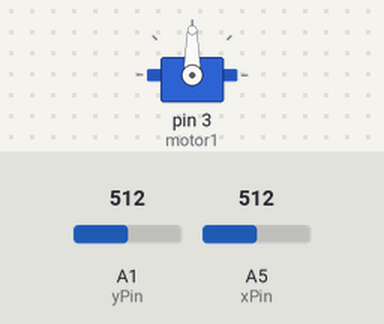
Simulated run of this sketch. Board: Arduino Uno, built with avr-gcc and run on an emulated ATmega328P. On the bench: servo. The test bench sets the inputs (shaded band); at power-on: A1 (yPin) = 512, A5 (xPin) = 512.

Above: at 1.2 s.
1.3 s: A1 (yPin) set to 716
At 2.2 s:
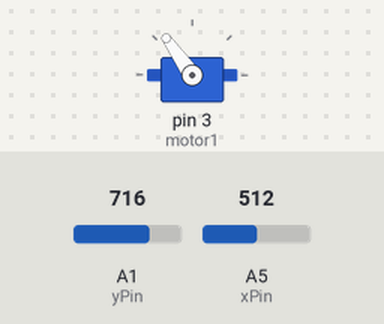
2.8 s: A1 (yPin) set to 900
At 3.3 s:
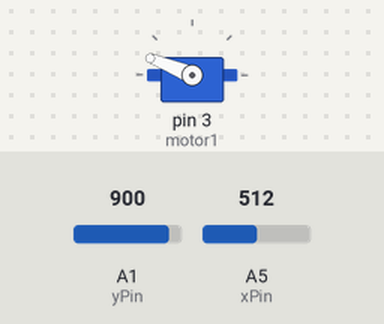
4.3 s: A1 (yPin) set to 1023
At 5.5 s:
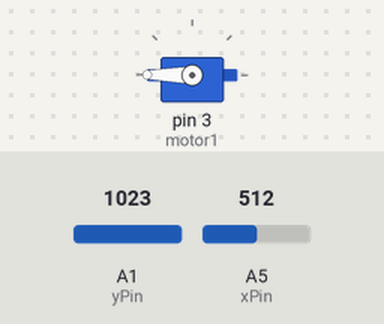
5.8 s: A1 (yPin) set to 306
At 6.8 s:
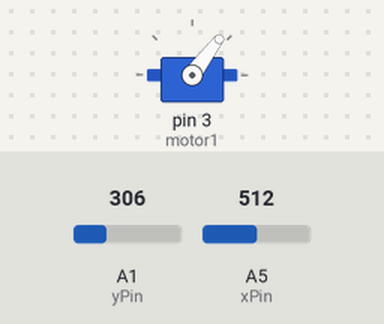
7.3 s: A1 (yPin) set to 122
At 7.9 s:
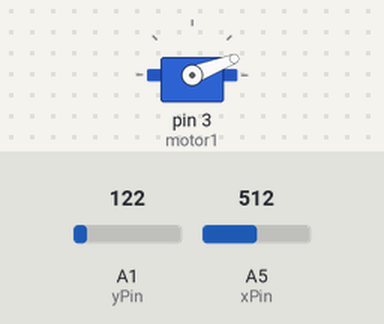
Timing chart, 0 to 9.8 s (numbered marks = the images above; inputs shaded):
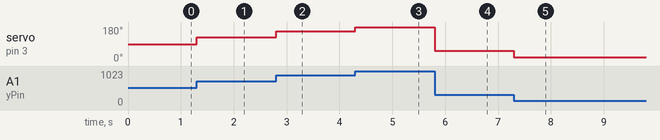

Measured:
- after the input at 1.3 s, servo on pin 3 (motor1): 90° → 125° at once
- after the input at 2.8 s, servo on pin 3 (motor1): 125° → 158° at once
- after the input at 4.3 s, servo on pin 3 (motor1): 158° → 180° at once
- after the input at 5.8 s, servo on pin 3 (motor1): 180° → 53° at once
- after the input at 7.3 s, servo on pin 3 (motor1): 53° → 21° at once

The sketch:

Joystick_Kontrol_Servo_Y_Ekseni.ino
```cpp
#include <Servo.h>
int xPin = A5;
int yPin = A1;
Servo motor1; Servo motor2;

int xPozisyon = 0;
int yPozisyon = 0;


void setup() {
pinMode(xPin, INPUT);
pinMode(yPin, INPUT);
motor1.attach(3);
}

void loop() {
xPozisyon = map(analogRead(xPin),0,1023,0,180);
yPozisyon = map(analogRead(yPin),0,1023,0,180);
motor1.write(yPozisyon);
}
```
